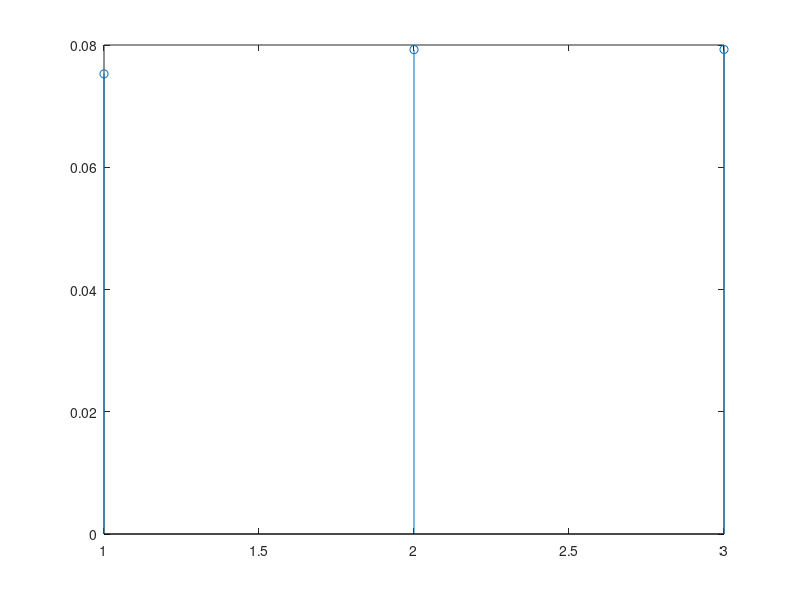

MATLAB code to generate this figure: (Note: this script raises an error after producing the figure.)
close all;
clear all;

N = 5; %%N = 5,50,500
%N = 50;
%N = 500;
M_0 = 9.10938356e-31; % Electron rest mass (Kg)
Planck_constant = 1.054571800e-34; %Planck constant divided 2pi(Js)

M = 0.19 * M_0; %%Effective electron mass
a = 5e-9; %%5nm 

Analytic_K_square = (pi^2) / (a^2);
Analytic_Energy = ((Planck_constant^2) * Analytic_K_square) / (2*M); %%[J]
Analytic_Energy_electron = Analytic_Energy / (1.6e-19);%%[eV]

%%%%Initialize for N=5,50,500%%%%
Energy = zeros(3,1);
Energy_electron = zeros(3,1);
%%%%%%%%%%%%%%%%%%

for(iter=1:1:3)
    if(iter==1)
        N=5;
    elseif(iter==2)
        N=50;
    else
        N=500;
    end
    delta_x = a/(N-1);
    
    Equation_A = zeros(N-2);
    Equation_A = Equation_A + (-2*eye(N-2));
    Equation_A = Equation_A + diag(ones(1,N-3),1);
    Equation_A = Equation_A + diag(ones(1,N-3),-1);

    [Eigen_V, Eigen_D] = eig(Equation_A);
    Find_Min_K_num = find(Eigen_D);
    Find_Min_K = (-1) * max(Eigen_D(Find_Min_K_num));

    K_square = Find_Min_K / (delta_x^2);

    Energy(iter,1) = ((Planck_constant^2) * K_square) / (2*M);

    Energy_electron(iter,1) = Energy(iter,1) / (1.6e-19)
end


figure
stem(Energy_electron(:,1));hold on;
hy = graph2d.constantline(Analytic_Energy_electron, 'LineStyle',':','Color',[0 .0 .0]);
title('SW HW Potential Well Problem in N=5,50,and 500 [eV]');
legend('N=5,50,500','Analytic solution','Location','best');
ylim([0.075 0.0795])
